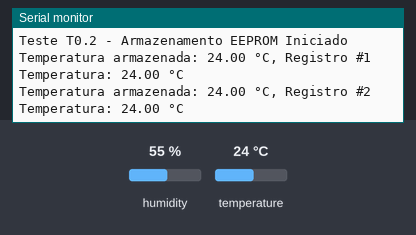
Recording of a sketch running on a simulated Arduino Uno, built for the host (arithmetic inside an expression is 32-bit, double 64-bit). Shown: the last lines printed to the serial monitor. The inputs (shaded band) are chosen by the test bench; at power-on: temperature 24 °C, humidity 55 %. EEPROM starts erased.

Above: at 2.8 s.
2.9 s: temperature set to 12 °C
At 5.0 s:
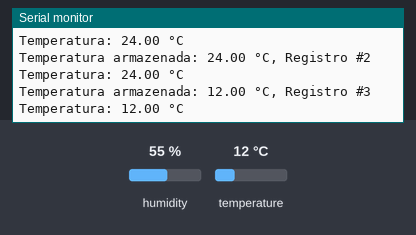
5.6 s: temperature set to 19 °C
At 7.1 s:
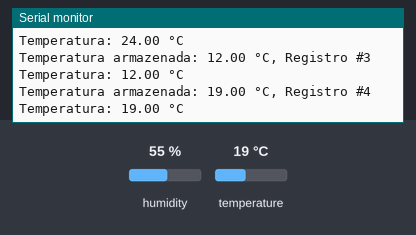
Timing chart, 0 to 8.6 s (numbered marks = the images above; inputs shaded):
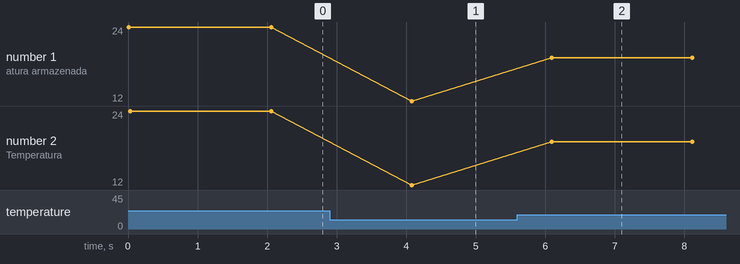

The sketch:

T0_2_Armazenamento_EEPROM.ino
```cpp
// T0_2_Armazenamento_EEPROM.ino
// Função: Controle e Monitoramento
// Artifact ID: bf32b947-f819-4d47-8c88-aff04dc64a12
// Versão: v1.0.1
// Data: 2025-04-20
// Iteração: 34
// Requisitos: RC2.1 (Armazenamento de Dados)
// Descrição: Armazena temperaturas medidas pelo DHT22 na EEPROM e exibe no Serial Monitor.
// Diretório: docs/V1.01/codes/Controle_e_Monitoramento/T0_2

#include <DHT.h>
#include <EEPROM.h>

#define DHTPIN 8 // Pino do sensor DHT22
#define DHTTYPE DHT22
#define EEPROM_ADDRESS 0 // Endereço inicial na EEPROM
DHT dht(DHTPIN, DHTTYPE);
int recordCount = 0;

void setup() {
  Serial.begin(9600);
  while (!Serial) {
    ;
  }
  Serial.println("Teste T0.2 - Armazenamento EEPROM Iniciado");

  EEPROM.begin(512); // Inicializa EEPROM com 512 bytes
  dht.begin();
  float temp = dht.readTemperature();
  if (isnan(temp)) {
    Serial.println("Erro: Falha ao inicializar o DHT22!");
    while (1);
  }

  // Ler número de registros salvos
  EEPROM.get(EEPROM_ADDRESS, recordCount);
  if (recordCount < 0 || recordCount > 100) recordCount = 0;
}

void loop() {
  float temp = dht.readTemperature();
  if (isnan(temp)) {
    Serial.println("Erro: Falha na leitura do DHT22!");
  } else {
    // Armazenar temperatura na EEPROM
    if (recordCount < 100) {
      int address = EEPROM_ADDRESS + sizeof(int) + recordCount * sizeof(float);
      EEPROM.put(address, temp);
      recordCount++;
      EEPROM.put(EEPROM_ADDRESS, recordCount);
      EEPROM.commit();
      Serial.println("Temperatura armazenada: " + String(temp) + " °C, Registro #" + String(recordCount));
    } else {
      Serial.println("EEPROM cheia!");
    }

    Serial.print("Temperatura: ");
    Serial.print(temp);
    Serial.println(" °C");
  }
  delay(2000);
}
```

Measured:
- after the input at 2.9 s, the serial monitor: prints a new line after 1.2 s (image 1)
- after the input at 5.6 s, the serial monitor: prints a new line after 0.50 s (image 2)
- plotted number 1: 24 → 12 after the input at 2.9 s, 12 → 19 after the input at 5.6 s
- plotted number 2: 24 → 12 after the input at 2.9 s, 12 → 19 after the input at 5.6 s
